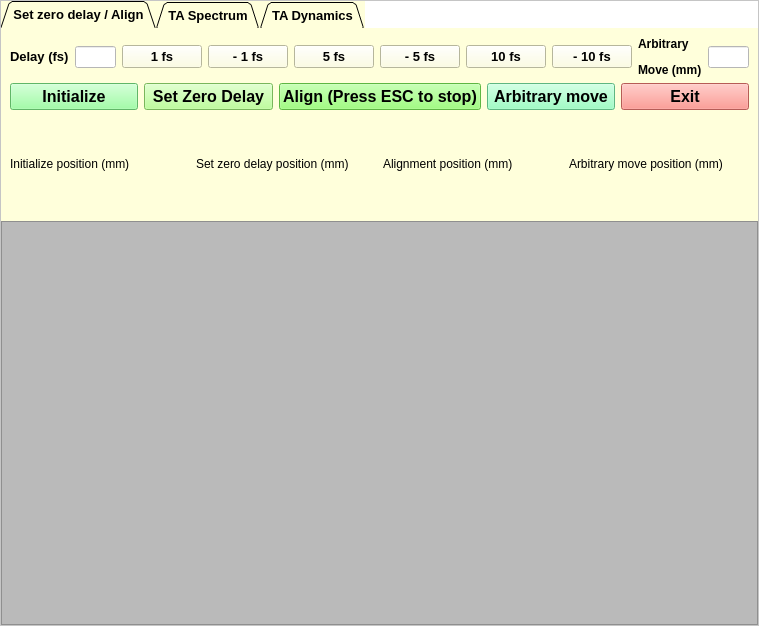
<?xml version="1.0" encoding="UTF-8"?>
<ui version="4.0">
 <class>MainWindow</class>
 <widget class="QMainWindow" name="MainWindow">
  <property name="geometry">
   <rect>
    <x>0</x>
    <y>0</y>
    <width>759</width>
    <height>626</height>
   </rect>
  </property>
  <property name="minimumSize">
   <size>
    <width>600</width>
    <height>400</height>
   </size>
  </property>
  <property name="maximumSize">
   <size>
    <width>16777215</width>
    <height>16777215</height>
   </size>
  </property>
  <property name="windowTitle">
   <string>Transient Absorption</string>
  </property>
  <widget class="QWidget" name="centralwidget">
   <layout class="QGridLayout" name="gridLayout">
    <property name="leftMargin">
     <number>0</number>
    </property>
    <property name="topMargin">
     <number>0</number>
    </property>
    <property name="rightMargin">
     <number>0</number>
    </property>
    <property name="bottomMargin">
     <number>0</number>
    </property>
    <item row="0" column="0">
     <widget class="QFrame" name="frame_2">
      <property name="minimumSize">
       <size>
        <width>600</width>
        <height>400</height>
       </size>
      </property>
      <property name="styleSheet">
       <string notr="true">background-color: rgb(255, 255, 255);</string>
      </property>
      <property name="frameShape">
       <enum>QFrame::StyledPanel</enum>
      </property>
      <property name="frameShadow">
       <enum>QFrame::Raised</enum>
      </property>
      <layout class="QVBoxLayout" name="verticalLayout_2">
       <property name="spacing">
        <number>0</number>
       </property>
       <property name="leftMargin">
        <number>0</number>
       </property>
       <property name="topMargin">
        <number>0</number>
       </property>
       <property name="rightMargin">
        <number>0</number>
       </property>
       <property name="bottomMargin">
        <number>0</number>
       </property>
       <item>
        <widget class="QTabWidget" name="tabWidget">
         <property name="minimumSize">
          <size>
           <width>400</width>
           <height>0</height>
          </size>
         </property>
         <property name="maximumSize">
          <size>
           <width>16777215</width>
           <height>220</height>
          </size>
         </property>
         <property name="font">
          <font>
           <pointsize>10</pointsize>
           <weight>75</weight>
           <bold>true</bold>
          </font>
         </property>
         <property name="styleSheet">
          <string notr="true">background-color: rgb(255, 255, 219);
border-right-color: rgb(0, 0, 0);
border-color: rgb(0, 0, 0);</string>
         </property>
         <property name="tabPosition">
          <enum>QTabWidget::North</enum>
         </property>
         <property name="tabShape">
          <enum>QTabWidget::Triangular</enum>
         </property>
         <property name="currentIndex">
          <number>0</number>
         </property>
         <property name="movable">
          <bool>false</bool>
         </property>
         <widget class="QWidget" name="tab">
          <attribute name="title">
           <string>Set zero delay / Align</string>
          </attribute>
          <layout class="QGridLayout" name="gridLayout_2">
           <item row="1" column="0">
            <layout class="QHBoxLayout" name="horizontalLayout_2">
             <item>
              <widget class="QPushButton" name="initialize_pushButton">
               <property name="font">
                <font>
                 <pointsize>12</pointsize>
                 <weight>75</weight>
                 <bold>true</bold>
                </font>
               </property>
               <property name="styleSheet">
                <string notr="true">background-color: rgb(134, 255, 144);</string>
               </property>
               <property name="text">
                <string>Initialize</string>
               </property>
              </widget>
             </item>
             <item>
              <widget class="QPushButton" name="set_zerodelay_pushButton">
               <property name="font">
                <font>
                 <pointsize>12</pointsize>
                 <weight>75</weight>
                 <bold>true</bold>
                </font>
               </property>
               <property name="styleSheet">
                <string notr="true">background-color: rgb(170, 255, 127);</string>
               </property>
               <property name="text">
                <string>Set Zero Delay</string>
               </property>
              </widget>
             </item>
             <item>
              <widget class="QPushButton" name="align_pushButton">
               <property name="font">
                <font>
                 <pointsize>12</pointsize>
                 <weight>75</weight>
                 <bold>true</bold>
                </font>
               </property>
               <property name="styleSheet">
                <string notr="true">background-color: rgb(131, 255, 93);</string>
               </property>
               <property name="text">
                <string>Align (Press ESC to stop)</string>
               </property>
              </widget>
             </item>
             <item>
              <widget class="QPushButton" name="arb_move_pushButton">
               <property name="font">
                <font>
                 <pointsize>12</pointsize>
                 <weight>75</weight>
                 <bold>true</bold>
                </font>
               </property>
               <property name="styleSheet">
                <string notr="true">background-color: rgb(131, 255, 181);</string>
               </property>
               <property name="text">
                <string>Arbitrary move</string>
               </property>
              </widget>
             </item>
             <item>
              <widget class="QPushButton" name="align_exit_pushButton">
               <property name="font">
                <font>
                 <pointsize>12</pointsize>
                 <weight>75</weight>
                 <bold>true</bold>
                </font>
               </property>
               <property name="styleSheet">
                <string notr="true">background-color: rgb(255, 129, 120);</string>
               </property>
               <property name="text">
                <string>Exit</string>
               </property>
              </widget>
             </item>
            </layout>
           </item>
           <item row="0" column="0">
            <layout class="QHBoxLayout" name="horizontalLayout">
             <item>
              <widget class="QLabel" name="label_11">
               <property name="sizePolicy">
                <sizepolicy hsizetype="Preferred" vsizetype="Preferred">
                 <horstretch>0</horstretch>
                 <verstretch>0</verstretch>
                </sizepolicy>
               </property>
               <property name="text">
                <string>&lt;html&gt;&lt;head/&gt;&lt;body&gt;&lt;p&gt;&lt;span style=&quot; font-size:10pt; font-weight:600;&quot;&gt;Delay (fs)&lt;/span&gt;&lt;/p&gt;&lt;/body&gt;&lt;/html&gt;</string>
               </property>
              </widget>
             </item>
             <item>
              <widget class="QLineEdit" name="strt_delay_lineEdit">
               <property name="maximumSize">
                <size>
                 <width>300</width>
                 <height>16777215</height>
                </size>
               </property>
               <property name="styleSheet">
                <string notr="true">background-color: rgb(255, 255, 255);</string>
               </property>
              </widget>
             </item>
             <item>
              <widget class="QPushButton" name="one_fs_pushButton">
               <property name="font">
                <font>
                 <pointsize>10</pointsize>
                 <weight>75</weight>
                 <bold>true</bold>
                </font>
               </property>
               <property name="styleSheet">
                <string notr="true"/>
               </property>
               <property name="text">
                <string>1 fs</string>
               </property>
              </widget>
             </item>
             <item>
              <widget class="QPushButton" name="none_fs_pushButton">
               <property name="font">
                <font>
                 <pointsize>10</pointsize>
                 <weight>75</weight>
                 <bold>true</bold>
                </font>
               </property>
               <property name="text">
                <string>- 1 fs</string>
               </property>
              </widget>
             </item>
             <item>
              <widget class="QPushButton" name="five_fs_pushButton">
               <property name="font">
                <font>
                 <pointsize>10</pointsize>
                 <weight>75</weight>
                 <bold>true</bold>
                </font>
               </property>
               <property name="text">
                <string>5 fs</string>
               </property>
              </widget>
             </item>
             <item>
              <widget class="QPushButton" name="nfive_fs_pushButton">
               <property name="font">
                <font>
                 <pointsize>10</pointsize>
                 <weight>75</weight>
                 <bold>true</bold>
                </font>
               </property>
               <property name="text">
                <string>- 5 fs</string>
               </property>
              </widget>
             </item>
             <item>
              <widget class="QPushButton" name="ten_fs_pushButton">
               <property name="font">
                <font>
                 <pointsize>10</pointsize>
                 <weight>75</weight>
                 <bold>true</bold>
                </font>
               </property>
               <property name="text">
                <string>10 fs</string>
               </property>
              </widget>
             </item>
             <item>
              <widget class="QPushButton" name="nten_fs_pushButton">
               <property name="font">
                <font>
                 <pointsize>10</pointsize>
                 <weight>75</weight>
                 <bold>true</bold>
                </font>
               </property>
               <property name="text">
                <string>- 10 fs</string>
               </property>
              </widget>
             </item>
             <item>
              <widget class="QLabel" name="label_2">
               <property name="text">
                <string>&lt;html&gt;&lt;head/&gt;&lt;body&gt;&lt;p&gt;&lt;span style=&quot; font-size:9pt; font-weight:600;&quot;&gt;Arbitrary&lt;/span&gt;&lt;/p&gt;&lt;p&gt;&lt;span style=&quot; font-size:9pt; font-weight:600;&quot;&gt;Move (mm)&lt;/span&gt;&lt;/p&gt;&lt;/body&gt;&lt;/html&gt;</string>
               </property>
              </widget>
             </item>
             <item>
              <widget class="QLineEdit" name="arb_move_lineEdit">
               <property name="styleSheet">
                <string notr="true">background-color: rgb(255, 255, 255);</string>
               </property>
              </widget>
             </item>
            </layout>
           </item>
           <item row="2" column="0">
            <layout class="QHBoxLayout" name="horizontalLayout_7">
             <property name="sizeConstraint">
              <enum>QLayout::SetDefaultConstraint</enum>
             </property>
             <item>
              <widget class="QLabel" name="initialize_label">
               <property name="sizePolicy">
                <sizepolicy hsizetype="Preferred" vsizetype="Preferred">
                 <horstretch>0</horstretch>
                 <verstretch>0</verstretch>
                </sizepolicy>
               </property>
               <property name="minimumSize">
                <size>
                 <width>140</width>
                 <height>0</height>
                </size>
               </property>
               <property name="text">
                <string>Initialize position (mm)</string>
               </property>
              </widget>
             </item>
             <item>
              <widget class="QLabel" name="set_zero_delay_label">
               <property name="text">
                <string>Set zero delay position (mm)</string>
               </property>
              </widget>
             </item>
             <item>
              <widget class="QLabel" name="align_label">
               <property name="text">
                <string>Alignment position (mm)</string>
               </property>
              </widget>
             </item>
             <item>
              <widget class="QLabel" name="arb_move_label">
               <property name="text">
                <string>Arbitrary move position (mm)</string>
               </property>
              </widget>
             </item>
            </layout>
           </item>
          </layout>
         </widget>
         <widget class="QWidget" name="tab_3">
          <attribute name="title">
           <string>TA Spectrum</string>
          </attribute>
          <layout class="QGridLayout" name="gridLayout_3">
           <item row="0" column="0">
            <layout class="QHBoxLayout" name="horizontalLayout_3">
             <item>
              <widget class="QLabel" name="spc_wlini_label">
               <property name="text">
                <string>&lt;html&gt;&lt;head/&gt;&lt;body&gt;&lt;p&gt;&lt;span style=&quot; font-size:10pt; font-weight:600;&quot;&gt;Wl&lt;/span&gt;&lt;span style=&quot; font-size:10pt; font-weight:600; vertical-align:sub;&quot;&gt;ini &lt;/span&gt;&lt;span style=&quot; font-size:10pt; font-weight:600;&quot;&gt;(nm)&lt;/span&gt;&lt;/p&gt;&lt;/body&gt;&lt;/html&gt;</string>
               </property>
              </widget>
             </item>
             <item>
              <widget class="QLineEdit" name="lineEdit_2">
               <property name="styleSheet">
                <string notr="true">background-color: rgb(255, 255, 255);</string>
               </property>
              </widget>
             </item>
             <item>
              <widget class="QLabel" name="spc_wlfin_label">
               <property name="text">
                <string>&lt;html&gt;&lt;head/&gt;&lt;body&gt;&lt;p&gt;&lt;span style=&quot; font-size:10pt; font-weight:600;&quot;&gt;Wl&lt;/span&gt;&lt;span style=&quot; font-size:10pt; font-weight:600; vertical-align:sub;&quot;&gt;fin &lt;/span&gt;&lt;span style=&quot; font-size:10pt; font-weight:600;&quot;&gt;(nm)&lt;/span&gt;&lt;/p&gt;&lt;/body&gt;&lt;/html&gt;</string>
               </property>
              </widget>
             </item>
             <item>
              <widget class="QLineEdit" name="lineEdit">
               <property name="styleSheet">
                <string notr="true">background-color: rgb(255, 255, 255);</string>
               </property>
              </widget>
             </item>
             <item>
              <widget class="QLabel" name="spc_wlstp_label">
               <property name="text">
                <string>&lt;html&gt;&lt;head/&gt;&lt;body&gt;&lt;p&gt;&lt;span style=&quot; font-size:10pt; font-weight:600;&quot;&gt;Wl&lt;/span&gt;&lt;span style=&quot; font-size:10pt; font-weight:600; vertical-align:sub;&quot;&gt;stp&lt;/span&gt;&lt;span style=&quot; font-size:10pt; font-weight:600;&quot;&gt; (nm)&lt;/span&gt;&lt;/p&gt;&lt;/body&gt;&lt;/html&gt;</string>
               </property>
              </widget>
             </item>
             <item>
              <widget class="QLineEdit" name="spc_inttime_lineEdit">
               <property name="styleSheet">
                <string notr="true">background-color: rgb(255, 255, 255);</string>
               </property>
              </widget>
             </item>
             <item>
              <widget class="QLabel" name="Dspc_label">
               <property name="text">
                <string>&lt;html&gt;&lt;head/&gt;&lt;body&gt;&lt;p&gt;&lt;span style=&quot; font-size:10pt; font-weight:600;&quot;&gt;Delay (fs)&lt;/span&gt;&lt;/p&gt;&lt;/body&gt;&lt;/html&gt;</string>
               </property>
              </widget>
             </item>
             <item>
              <widget class="QLineEdit" name="spc_delay_lineEdit">
               <property name="styleSheet">
                <string notr="true">background-color: rgb(255, 255, 255);</string>
               </property>
              </widget>
             </item>
            </layout>
           </item>
           <item row="1" column="0">
            <layout class="QHBoxLayout" name="horizontalLayout_4">
             <item>
              <widget class="QPushButton" name="spc_meas_pushButton">
               <property name="font">
                <font>
                 <pointsize>12</pointsize>
                 <weight>75</weight>
                 <bold>true</bold>
                </font>
               </property>
               <property name="styleSheet">
                <string notr="true">background-color: rgb(85, 255, 0);
background-color: rgb(170, 255, 127);</string>
               </property>
               <property name="text">
                <string>Measure</string>
               </property>
              </widget>
             </item>
             <item>
              <widget class="QPushButton" name="spc_clean_pushButton">
               <property name="font">
                <font>
                 <pointsize>12</pointsize>
                 <weight>75</weight>
                 <bold>true</bold>
                </font>
               </property>
               <property name="styleSheet">
                <string notr="true">background-color: rgb(255, 85, 0);
background-color: rgb(255, 152, 138);</string>
               </property>
               <property name="text">
                <string>Clear</string>
               </property>
              </widget>
             </item>
             <item>
              <widget class="QPushButton" name="spc_save_pushButton">
               <property name="font">
                <font>
                 <pointsize>12</pointsize>
                 <weight>75</weight>
                 <bold>true</bold>
                </font>
               </property>
               <property name="styleSheet">
                <string notr="true">background-color: rgb(173, 180, 255);</string>
               </property>
               <property name="text">
                <string>Save</string>
               </property>
              </widget>
             </item>
             <item>
              <widget class="QPushButton" name="spc_exit_pushButton">
               <property name="font">
                <font>
                 <pointsize>12</pointsize>
                 <weight>75</weight>
                 <bold>true</bold>
                </font>
               </property>
               <property name="styleSheet">
                <string notr="true">background-color: rgb(105, 203, 255);</string>
               </property>
               <property name="text">
                <string>Exit</string>
               </property>
              </widget>
             </item>
            </layout>
           </item>
           <item row="2" column="0">
            <layout class="QHBoxLayout" name="horizontalLayout_8">
             <item>
              <widget class="QLabel" name="spec_currpos_label">
               <property name="text">
                <string>Stage current position</string>
               </property>
              </widget>
             </item>
             <item>
              <widget class="QLabel" name="ta_out_range_label">
               <property name="text">
                <string/>
               </property>
              </widget>
             </item>
            </layout>
           </item>
          </layout>
         </widget>
         <widget class="QWidget" name="tab_2">
          <attribute name="title">
           <string>TA Dynamics</string>
          </attribute>
          <layout class="QGridLayout" name="gridLayout_4">
           <item row="0" column="0">
            <layout class="QHBoxLayout" name="horizontalLayout_5">
             <item>
              <widget class="QLabel" name="Dini_label">
               <property name="text">
                <string>&lt;html&gt;&lt;head/&gt;&lt;body&gt;&lt;p&gt;&lt;span style=&quot; font-size:12pt; font-weight:600;&quot;&gt;D&lt;/span&gt;&lt;span style=&quot; font-size:12pt; font-weight:600; vertical-align:sub;&quot;&gt;ini &lt;/span&gt;&lt;span style=&quot; font-size:12pt; font-weight:600;&quot;&gt;(fs)&lt;/span&gt;&lt;/p&gt;&lt;/body&gt;&lt;/html&gt;</string>
               </property>
              </widget>
             </item>
             <item>
              <widget class="QLineEdit" name="dyn_inidelay_lineEdit">
               <property name="styleSheet">
                <string notr="true">background-color: rgb(255, 255, 255);</string>
               </property>
              </widget>
             </item>
             <item>
              <widget class="QLabel" name="Dfin_label">
               <property name="text">
                <string>&lt;html&gt;&lt;head/&gt;&lt;body&gt;&lt;p&gt;&lt;span style=&quot; font-size:12pt; font-weight:600;&quot;&gt;D&lt;/span&gt;&lt;span style=&quot; font-size:12pt; font-weight:600; vertical-align:sub;&quot;&gt;fin &lt;/span&gt;&lt;span style=&quot; font-size:12pt; font-weight:600;&quot;&gt;(fs)&lt;/span&gt;&lt;/p&gt;&lt;/body&gt;&lt;/html&gt;</string>
               </property>
              </widget>
             </item>
             <item>
              <widget class="QLineEdit" name="dyn_findelay_lineEdit">
               <property name="styleSheet">
                <string notr="true">background-color: rgb(255, 255, 255);</string>
               </property>
              </widget>
             </item>
             <item>
              <widget class="QLabel" name="Dstep_label">
               <property name="text">
                <string>&lt;html&gt;&lt;head/&gt;&lt;body&gt;&lt;p&gt;&lt;span style=&quot; font-size:12pt; font-weight:600;&quot;&gt;D&lt;/span&gt;&lt;span style=&quot; font-size:12pt; font-weight:600; vertical-align:sub;&quot;&gt;step &lt;/span&gt;&lt;span style=&quot; font-size:12pt; font-weight:600;&quot;&gt;(fs)&lt;/span&gt;&lt;/p&gt;&lt;/body&gt;&lt;/html&gt;</string>
               </property>
              </widget>
             </item>
             <item>
              <widget class="QLineEdit" name="dyn_stpdelay_lineEdit">
               <property name="styleSheet">
                <string notr="true">background-color: rgb(255, 255, 255);</string>
               </property>
              </widget>
             </item>
             <item>
              <widget class="QLabel" name="inttime_ta__label">
               <property name="font">
                <font>
                 <pointsize>10</pointsize>
                 <weight>75</weight>
                 <bold>true</bold>
                </font>
               </property>
               <property name="text">
                <string>&lt;!DOCTYPE HTML PUBLIC &quot;-//W3C//DTD HTML 4.0//EN&quot; &quot;http://www.w3.org/TR/REC-html40/strict.dtd&quot;&gt;
&lt;html&gt;&lt;head&gt;&lt;meta name=&quot;qrichtext&quot; content=&quot;1&quot; /&gt;&lt;style type=&quot;text/css&quot;&gt;
p, li { white-space: pre-wrap; }
&lt;/style&gt;&lt;/head&gt;&lt;body style=&quot; font-family:'MS Shell Dlg 2'; font-size:8pt; font-weight:400; font-style:normal;&quot;&gt;
&lt;p style=&quot; margin-top:12px; margin-bottom:12px; margin-left:0px; margin-right:0px; -qt-block-indent:0; text-indent:0px;&quot;&gt;&lt;span style=&quot; font-weight:600;&quot;&gt;Wavelength (nm)&lt;/span&gt;&lt;/p&gt;&lt;/body&gt;&lt;/html&gt;</string>
               </property>
              </widget>
             </item>
             <item>
              <widget class="QLineEdit" name="dyn_wl_lineEdit">
               <property name="styleSheet">
                <string notr="true">background-color: rgb(255, 255, 255);</string>
               </property>
              </widget>
             </item>
            </layout>
           </item>
           <item row="1" column="0">
            <layout class="QHBoxLayout" name="horizontalLayout_6">
             <item>
              <widget class="QPushButton" name="dyn_meas_pushButton">
               <property name="font">
                <font>
                 <pointsize>12</pointsize>
                 <weight>75</weight>
                 <bold>true</bold>
                </font>
               </property>
               <property name="styleSheet">
                <string notr="true">background-color: rgb(170, 255, 127);</string>
               </property>
               <property name="text">
                <string>Measure</string>
               </property>
              </widget>
             </item>
             <item>
              <widget class="QPushButton" name="dyn_clean_pushButton">
               <property name="font">
                <font>
                 <pointsize>12</pointsize>
                 <weight>75</weight>
                 <bold>true</bold>
                </font>
               </property>
               <property name="styleSheet">
                <string notr="true">background-color: rgb(255, 152, 138);</string>
               </property>
               <property name="text">
                <string>Clear</string>
               </property>
              </widget>
             </item>
             <item>
              <widget class="QPushButton" name="dyn_save_pushButton">
               <property name="font">
                <font>
                 <pointsize>12</pointsize>
                 <weight>75</weight>
                 <bold>true</bold>
                </font>
               </property>
               <property name="styleSheet">
                <string notr="true">background-color: rgb(173, 180, 255);</string>
               </property>
               <property name="text">
                <string>Save</string>
               </property>
              </widget>
             </item>
             <item>
              <widget class="QPushButton" name="dyn_exit_pushButton">
               <property name="font">
                <font>
                 <pointsize>12</pointsize>
                 <weight>75</weight>
                 <bold>true</bold>
                </font>
               </property>
               <property name="styleSheet">
                <string notr="true">background-color: rgb(105, 203, 255);</string>
               </property>
               <property name="text">
                <string>Exit</string>
               </property>
              </widget>
             </item>
            </layout>
           </item>
           <item row="2" column="0">
            <layout class="QHBoxLayout" name="horizontalLayout_9">
             <item>
              <widget class="QLabel" name="dyn_currpos_label">
               <property name="text">
                <string>Stage current position</string>
               </property>
              </widget>
             </item>
             <item>
              <widget class="QLabel" name="dyn_out_range_label">
               <property name="text">
                <string/>
               </property>
              </widget>
             </item>
            </layout>
           </item>
          </layout>
         </widget>
        </widget>
       </item>
       <item>
        <widget class="PlotWidget" name="graphicsView">
         <property name="styleSheet">
          <string notr="true">background-color: rgb(186, 186, 186);</string>
         </property>
        </widget>
       </item>
      </layout>
     </widget>
    </item>
   </layout>
  </widget>
  <widget class="QMenuBar" name="menubar">
   <property name="geometry">
    <rect>
     <x>0</x>
     <y>0</y>
     <width>759</width>
     <height>21</height>
    </rect>
   </property>
  </widget>
 </widget>
 <customwidgets>
  <customwidget>
   <class>PlotWidget</class>
   <extends>QGraphicsView</extends>
   <header location="global">pyqtgraph</header>
  </customwidget>
 </customwidgets>
 <resources/>
 <connections/>
</ui>
